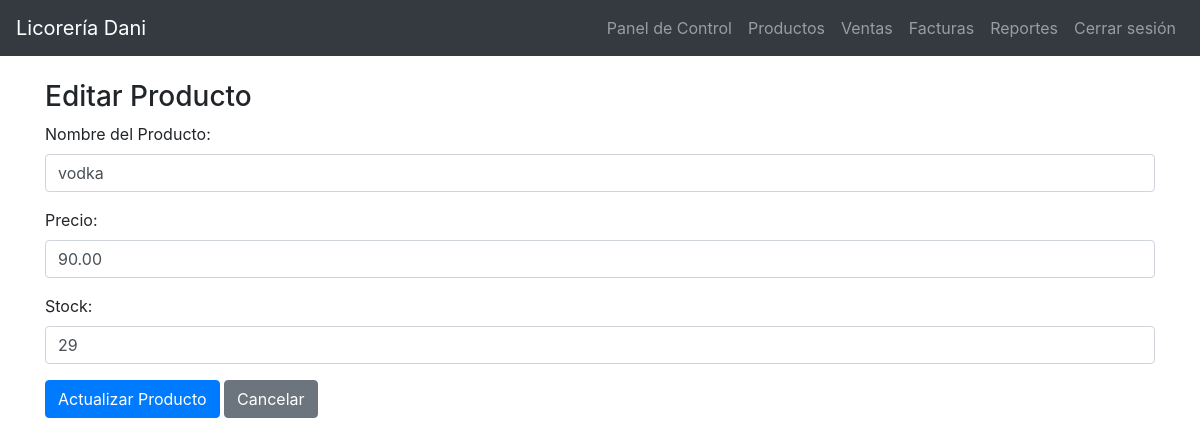
Screenshot of /editar_producto.php?id=1 (signed in) with the database file from the repository.
### tables this page shows
CREATE TABLE `productos` (
  `id` int(11) NOT NULL,
  `nombre` varchar(100) NOT NULL,
  `precio` decimal(10,2) NOT NULL,
  `stock` int(11) NOT NULL
);

### editar_producto.php (the view, shortened to what this page needs)
<?php
include 'connection.php';
$id = $_GET['id'];
$stmt = $conn->prepare("SELECT nombre, precio, stock FROM productos WHERE id = ?");
$stmt->bind_param("i", $id);
$stmt->execute();
$stmt->bind_result($nombre, $precio, $stock);
?>
<!DOCTYPE html>
<html lang="es">
<head>
    <link href="https://stackpath.bootstrapcdn.com/bootstrap/4.5.2/css/bootstrap.min.css" rel="stylesheet">
</head>
<body>
    <nav class="navbar navbar-expand-lg navbar-dark bg-dark">
        <a class="navbar-brand" href="#">Licorería Dani</a>
        <div class="collapse navbar-collapse" id="navbarNav">
            <ul class="navbar-nav ml-auto">
                <li class="nav-item"><a class="nav-link" href="admin.php">Panel de Control</a></li>
                <li class="nav-item"><a class="nav-link" href="productos.php">Productos</a></li>
                <li class="nav-item"><a class="nav-link" href="ventas.html">Ventas</a></li>
                <li class="nav-item"><a class="nav-link" href="facturas.html">Facturas</a></li>
                <li class="nav-item"><a class="nav-link" href="reportes.html">Reportes</a></li>
                <li class="nav-item"><a class="nav-link" href="logout.php">Cerrar sesión</a></li>
            </ul>
        </div>
    </nav>
    <div class="container mt-4">
        <h3>Editar Producto</h3>
        <form method="post" action="">
            <div class="form-group">
                <label for="nombre">Nombre del Producto:</label>
                <input type="text" class="form-control" id="nombre" name="nombre" value="<?php echo htmlspecialchars($nombre); ?>" required>
            </div>
            <div class="form-group">
                <label for="precio">Precio:</label>
                <input type="number" class="form-control" id="precio" name="precio" step="0.01" value="<?php echo htmlspecialchars($precio); ?>" required>
            </div>
            <div class="form-group">
                <label for="stock">Stock:</label>
                <input type="number" class="form-control" id="stock" name="stock" value="<?php echo htmlspecialchars($stock); ?>" required>
            </div>
            <button type="submit" class="btn btn-primary">Actualizar Producto</button>
            <a href="productos.php" class="btn btn-secondary">Cancelar</a>
        </form>
    </div>
</body>
</html>

### rows the page displays
productos: nombre "vodka", precio "90.00", stock "29"
